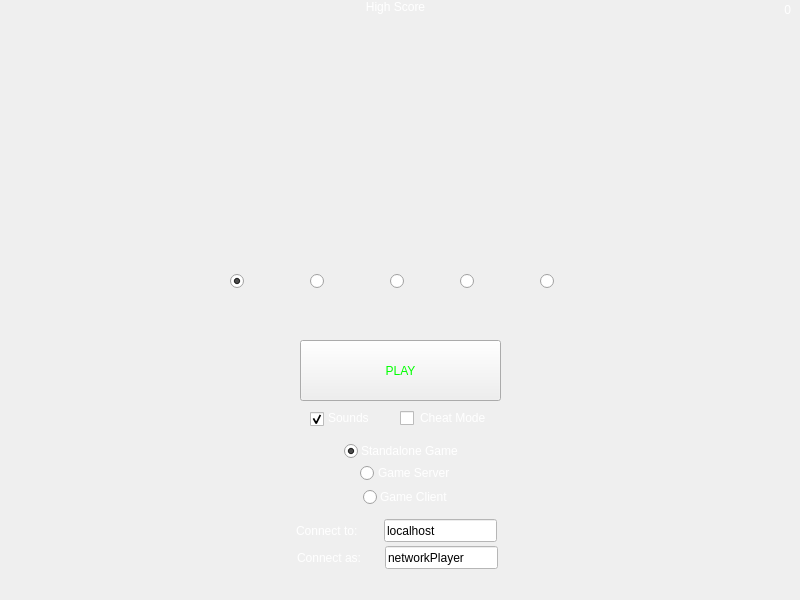
<?xml version="1.0" encoding="UTF-8"?>
<ui version="4.0">
 <class>MainWindow</class>
 <widget class="QMainWindow" name="MainWindow">
  <property name="geometry">
   <rect>
    <x>0</x>
    <y>0</y>
    <width>800</width>
    <height>600</height>
   </rect>
  </property>
  <property name="windowTitle">
   <string>MainWindow</string>
  </property>
  <property name="autoFillBackground">
   <bool>false</bool>
  </property>
  <property name="styleSheet">
   <string notr="true">background-image: url(:/images/space.jpg);
color: rgb(255, 255, 255);</string>
  </property>
  <widget class="QWidget" name="centralWidget">
   <widget class="QLabel" name="lblSpaceship1">
    <property name="geometry">
     <rect>
      <x>220</x>
      <y>210</y>
      <width>41</width>
      <height>41</height>
     </rect>
    </property>
    <property name="text">
     <string/>
    </property>
    <property name="pixmap">
     <pixmap resource="resources.qrc">:/images/spaceship.png</pixmap>
    </property>
    <property name="scaledContents">
     <bool>true</bool>
    </property>
   </widget>
   <widget class="QPushButton" name="btnPlay">
    <property name="geometry">
     <rect>
      <x>300</x>
      <y>340</y>
      <width>201</width>
      <height>61</height>
     </rect>
    </property>
    <property name="styleSheet">
     <string notr="true">color: rgb(0, 255, 0);
font: 52 20pt &quot;Ubuntu&quot;;
border-width: 1px;
border-color: rgb(0, 255, 0);
selection-color: rgb(0, 255, 0);
</string>
    </property>
    <property name="text">
     <string>PLAY</string>
    </property>
   </widget>
   <widget class="QLabel" name="lblTitle">
    <property name="geometry">
     <rect>
      <x>10</x>
      <y>60</y>
      <width>771</width>
      <height>91</height>
     </rect>
    </property>
    <property name="text">
     <string/>
    </property>
    <property name="pixmap">
     <pixmap resource="resources.qrc">:/images/logo.png</pixmap>
    </property>
    <property name="scaledContents">
     <bool>true</bool>
    </property>
   </widget>
   <widget class="QCheckBox" name="cbSound">
    <property name="geometry">
     <rect>
      <x>310</x>
      <y>411</y>
      <width>16</width>
      <height>17</height>
     </rect>
    </property>
    <property name="autoFillBackground">
     <bool>false</bool>
    </property>
    <property name="styleSheet">
     <string notr="true">color: rgb(0, 0, 0);</string>
    </property>
    <property name="text">
     <string/>
    </property>
    <property name="checked">
     <bool>true</bool>
    </property>
   </widget>
   <widget class="QLabel" name="lblSpaceship2">
    <property name="geometry">
     <rect>
      <x>290</x>
      <y>210</y>
      <width>55</width>
      <height>41</height>
     </rect>
    </property>
    <property name="text">
     <string/>
    </property>
    <property name="pixmap">
     <pixmap resource="resources.qrc">:/images/spaceship2.png</pixmap>
    </property>
    <property name="scaledContents">
     <bool>true</bool>
    </property>
   </widget>
   <widget class="QLabel" name="lblSpaceship3">
    <property name="geometry">
     <rect>
      <x>370</x>
      <y>210</y>
      <width>55</width>
      <height>41</height>
     </rect>
    </property>
    <property name="text">
     <string/>
    </property>
    <property name="pixmap">
     <pixmap resource="resources.qrc">:/images/spaceship3.png</pixmap>
    </property>
    <property name="scaledContents">
     <bool>true</bool>
    </property>
   </widget>
   <widget class="QLabel" name="lblSpaceship4">
    <property name="geometry">
     <rect>
      <x>440</x>
      <y>210</y>
      <width>55</width>
      <height>41</height>
     </rect>
    </property>
    <property name="text">
     <string/>
    </property>
    <property name="pixmap">
     <pixmap resource="resources.qrc">:/images/spaceship4.png</pixmap>
    </property>
    <property name="scaledContents">
     <bool>true</bool>
    </property>
   </widget>
   <widget class="QLabel" name="lblSpaceship5">
    <property name="geometry">
     <rect>
      <x>520</x>
      <y>210</y>
      <width>55</width>
      <height>41</height>
     </rect>
    </property>
    <property name="text">
     <string/>
    </property>
    <property name="pixmap">
     <pixmap resource="resources.qrc">:/images/spaceship5.png</pixmap>
    </property>
    <property name="scaledContents">
     <bool>true</bool>
    </property>
   </widget>
   <widget class="QRadioButton" name="radioButton">
    <property name="geometry">
     <rect>
      <x>230</x>
      <y>270</y>
      <width>21</width>
      <height>22</height>
     </rect>
    </property>
    <property name="styleSheet">
     <string notr="true">color: rgb(0, 0, 0);</string>
    </property>
    <property name="text">
     <string/>
    </property>
    <property name="checked">
     <bool>true</bool>
    </property>
   </widget>
   <widget class="QRadioButton" name="radioButton_2">
    <property name="geometry">
     <rect>
      <x>310</x>
      <y>270</y>
      <width>21</width>
      <height>22</height>
     </rect>
    </property>
    <property name="styleSheet">
     <string notr="true">color: rgb(0, 0, 0);</string>
    </property>
    <property name="text">
     <string/>
    </property>
   </widget>
   <widget class="QRadioButton" name="radioButton_3">
    <property name="geometry">
     <rect>
      <x>390</x>
      <y>270</y>
      <width>16</width>
      <height>22</height>
     </rect>
    </property>
    <property name="styleSheet">
     <string notr="true">color: rgb(0, 0, 0);</string>
    </property>
    <property name="text">
     <string/>
    </property>
   </widget>
   <widget class="QRadioButton" name="radioButton_4">
    <property name="geometry">
     <rect>
      <x>460</x>
      <y>270</y>
      <width>16</width>
      <height>22</height>
     </rect>
    </property>
    <property name="styleSheet">
     <string notr="true">color: rgb(0, 0, 0);</string>
    </property>
    <property name="text">
     <string/>
    </property>
   </widget>
   <widget class="QRadioButton" name="radioButton_5">
    <property name="geometry">
     <rect>
      <x>540</x>
      <y>270</y>
      <width>16</width>
      <height>22</height>
     </rect>
    </property>
    <property name="styleSheet">
     <string notr="true">color: rgb(0, 0, 0);</string>
    </property>
    <property name="text">
     <string/>
    </property>
   </widget>
   <widget class="QWidget" name="networkSelect" native="true">
    <property name="geometry">
     <rect>
      <x>340</x>
      <y>441</y>
      <width>141</width>
      <height>71</height>
     </rect>
    </property>
    <widget class="QRadioButton" name="rbSingleplayer">
     <property name="geometry">
      <rect>
       <x>4</x>
       <y>0</y>
       <width>16</width>
       <height>21</height>
      </rect>
     </property>
     <property name="styleSheet">
      <string notr="true">color: rgb(0, 0, 0);</string>
     </property>
     <property name="text">
      <string/>
     </property>
     <property name="checked">
      <bool>true</bool>
     </property>
    </widget>
    <widget class="QRadioButton" name="rbServer">
     <property name="geometry">
      <rect>
       <x>20</x>
       <y>22</y>
       <width>16</width>
       <height>21</height>
      </rect>
     </property>
     <property name="styleSheet">
      <string notr="true">color: rgb(0, 0, 0);</string>
     </property>
     <property name="text">
      <string/>
     </property>
    </widget>
    <widget class="QRadioButton" name="rbClient">
     <property name="geometry">
      <rect>
       <x>23</x>
       <y>46</y>
       <width>16</width>
       <height>21</height>
      </rect>
     </property>
     <property name="styleSheet">
      <string notr="true">color: rgb(0, 0, 0);</string>
     </property>
     <property name="text">
      <string/>
     </property>
    </widget>
    <widget class="QLabel" name="lblSingleplayer">
     <property name="geometry">
      <rect>
       <x>21</x>
       <y>2</y>
       <width>121</width>
       <height>16</height>
      </rect>
     </property>
     <property name="text">
      <string>Standalone Game</string>
     </property>
    </widget>
    <widget class="QLabel" name="lblServer">
     <property name="geometry">
      <rect>
       <x>38</x>
       <y>24</y>
       <width>81</width>
       <height>16</height>
      </rect>
     </property>
     <property name="text">
      <string>Game Server</string>
     </property>
    </widget>
    <widget class="QLabel" name="lblClient">
     <property name="geometry">
      <rect>
       <x>40</x>
       <y>48</y>
       <width>81</width>
       <height>16</height>
      </rect>
     </property>
     <property name="text">
      <string>Game Client</string>
     </property>
    </widget>
   </widget>
   <widget class="QLineEdit" name="lnHostname">
    <property name="geometry">
     <rect>
      <x>384</x>
      <y>519</y>
      <width>113</width>
      <height>23</height>
     </rect>
    </property>
    <property name="styleSheet">
     <string notr="true">color: rgb(0, 0, 0);
background-color: rgb(255, 255, 255);</string>
    </property>
    <property name="text">
     <string>localhost</string>
    </property>
   </widget>
   <widget class="QLabel" name="lblHostname">
    <property name="geometry">
     <rect>
      <x>296</x>
      <y>521</y>
      <width>81</width>
      <height>20</height>
     </rect>
    </property>
    <property name="styleSheet">
     <string notr="true">color: rgb(255, 255, 255);</string>
    </property>
    <property name="text">
     <string>Connect to:</string>
    </property>
   </widget>
   <widget class="QLabel" name="lblPeerName">
    <property name="geometry">
     <rect>
      <x>297</x>
      <y>548</y>
      <width>81</width>
      <height>20</height>
     </rect>
    </property>
    <property name="styleSheet">
     <string notr="true">color: rgb(255, 255, 255);</string>
    </property>
    <property name="text">
     <string>Connect as:</string>
    </property>
   </widget>
   <widget class="QLineEdit" name="lnPeerName">
    <property name="geometry">
     <rect>
      <x>385</x>
      <y>546</y>
      <width>113</width>
      <height>23</height>
     </rect>
    </property>
    <property name="styleSheet">
     <string notr="true">color: rgb(0, 0, 0);
background-color: rgb(255, 255, 255);</string>
    </property>
    <property name="text">
     <string>networkPlayer</string>
    </property>
   </widget>
   <widget class="QLabel" name="lblSound">
    <property name="geometry">
     <rect>
      <x>328</x>
      <y>410</y>
      <width>51</width>
      <height>16</height>
     </rect>
    </property>
    <property name="text">
     <string>Sounds</string>
    </property>
   </widget>
   <widget class="QCheckBox" name="cbCheatMode">
    <property name="geometry">
     <rect>
      <x>400</x>
      <y>407</y>
      <width>16</width>
      <height>22</height>
     </rect>
    </property>
    <property name="styleSheet">
     <string notr="true">color: rgb(0, 0, 0);</string>
    </property>
    <property name="text">
     <string/>
    </property>
   </widget>
   <widget class="QLabel" name="lblCheatMode">
    <property name="geometry">
     <rect>
      <x>420</x>
      <y>410</y>
      <width>81</width>
      <height>16</height>
     </rect>
    </property>
    <property name="text">
     <string>Cheat Mode</string>
    </property>
   </widget>
   <widget class="QLabel" name="lblHighScore">
    <property name="geometry">
     <rect>
      <x>290</x>
      <y>20</y>
      <width>211</width>
      <height>21</height>
     </rect>
    </property>
    <property name="text">
     <string/>
    </property>
    <property name="alignment">
     <set>Qt::AlignHCenter|Qt::AlignTop</set>
    </property>
   </widget>
   <widget class="QLabel" name="lblScore">
    <property name="geometry">
     <rect>
      <x>580</x>
      <y>0</y>
      <width>211</width>
      <height>20</height>
     </rect>
    </property>
    <property name="text">
     <string>0</string>
    </property>
    <property name="alignment">
     <set>Qt::AlignRight|Qt::AlignTrailing|Qt::AlignVCenter</set>
    </property>
   </widget>
   <widget class="QLabel" name="lblHighscoreText">
    <property name="enabled">
     <bool>true</bool>
    </property>
    <property name="geometry">
     <rect>
      <x>290</x>
      <y>0</y>
      <width>211</width>
      <height>20</height>
     </rect>
    </property>
    <property name="styleSheet">
     <string notr="true"/>
    </property>
    <property name="text">
     <string>High Score</string>
    </property>
    <property name="alignment">
     <set>Qt::AlignHCenter|Qt::AlignTop</set>
    </property>
   </widget>
  </widget>
  <widget class="QMenuBar" name="menuBar">
   <property name="geometry">
    <rect>
     <x>0</x>
     <y>0</y>
     <width>800</width>
     <height>20</height>
    </rect>
   </property>
  </widget>
 </widget>
 <layoutdefault spacing="6" margin="11"/>
 <resources>
  <include location="resources.qrc"/>
 </resources>
 <connections/>
</ui>
